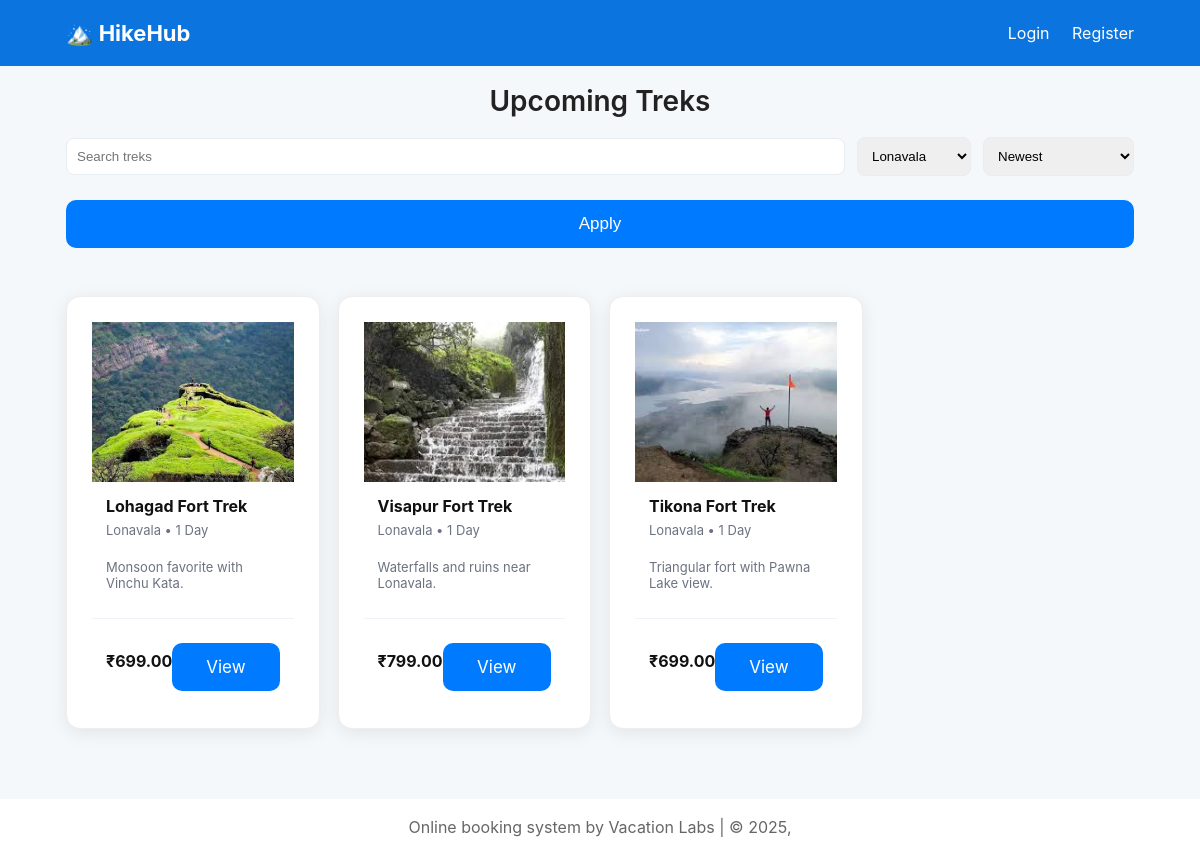
The app's page /list.php?location=Lonavala with its own data.
### tables this page shows
CREATE TABLE treks (id INT AUTO_INCREMENT PRIMARY KEY, title VARCHAR(255) NOT NULL, slug VARCHAR(255) UNIQUE NOT NULL, short_desc VARCHAR(512), long_desc TEXT, price DECIMAL(10,2) NOT NULL, location VARCHAR(150), duration VARCHAR(50), difficulty ENUM('Easy','Moderate','Hard') DEFAULT 'Moderate', start_dates TEXT, seats INT DEFAULT 0, is_featured TINYINT(1) DEFAULT 0, created_at TIMESTAMP DEFAULT CURRENT_TIMESTAMP);

### list.php (the view, shortened to what this page needs)
<?php
require 'db.php';
$search = $_GET['q'] ?? '';
$location = $_GET['location'] ?? '';
$sort = $_GET['sort'] ?? 'newest';
$where = ['1=1'];
$params = [];
$types = '';
if ($location !== '') {
    $where[] = 'location = ?';
    $params[] = $location;
    $types .= 's';
}
$where_sql = implode(' AND ', $where);
$order_by = 't.created_at DESC';
$sql = "
    SELECT
        t.id, t.title, t.short_desc, t.price, t.location, t.duration,
        (SELECT filename FROM trek_images WHERE trek_id=t.id AND is_cover=1 LIMIT 1) AS cover
    FROM treks t
    WHERE $where_sql
    ORDER BY $order_by
";
$stmt = $conn->prepare($sql);
if ($types) {
    $stmt->bind_param($types, ...$params);
}
$stmt->execute();
$res = $stmt->get_result();
$items = $res->fetch_all(MYSQLI_ASSOC);
include 'header.php';
?>
<h1 style="margin-top:18px">Upcoming Treks</h1>
<form method="get" class="controls">
  <input class="search-bar" name="q" placeholder="Search treks" value="<?=htmlspecialchars($search)?>">
  <select name="location">
      <option value="Lonavala" <?=($location=='Lonavala')?'selected':''?>>Lonavala</option>
  </select>
  <select name="sort">
      <option value="newest" <?=($sort=='newest')?'selected':''?>>Newest</option>
  </select>
  <button class="btn">Apply</button>
</form>
<div class="grid">
<?php foreach($items as $it): ?>
  <div class="card">
    <img src="images/<?=htmlspecialchars($it['cover'] ?: 'trek_1.jpg')?>" alt="">
    <div class="body">
      <h3 class="title"><?=htmlspecialchars($it['title'])?></h3>
      <div class="meta"><?=htmlspecialchars($it['location'])?> • <?=htmlspecialchars($it['duration'])?></div>
      <p class="small"><?=htmlspecialchars($it['short_desc'])?></p>
    </div>
    <div class="price-row">
      <div><strong>₹<?=number_format($it['price'], 2)?></strong></div>
      <a class="btn" href="trek.php?id=<?=$it['id']?>">View</a>
    </div>
  </div>
<?php endforeach; ?>
</div>
<?php include 'footer.php'; ?>

### styles.css (style rules this page uses)
:root { --accent:#0b74de;--muted:#6b7280 }
* { box-sizing:border-box }
body { font-family:Inter,system-ui,-apple-system,Segoe UI,Roboto,Arial;margin:0;background:#f5f8fb;color:#111 }
.controls { display:flex;gap:12px;align-items:center;margin:18px 0;flex-wrap:wrap }
.controls input, .controls select { padding:10px;border-radius:8px;border:1px solid #e6edf3 }
.grid { display:grid;grid-template-columns:repeat(auto-fill,minmax(250px,1fr));gap:18px;margin-top:12px }
.card { background:#fff;border-radius:12px;overflow:hidden;box-shadow:0 8px 26px rgba(12,16,32,0.06);display:flex;flex-direction:column }
.card img { width:100%;height:160px;object-fit:cover }
.card .body { padding:14px;flex:1;display:flex;flex-direction:column }
.title { font-weight:700;margin:0 0 6px;font-size:16px }
.meta { font-size:13px;color:var(--muted);margin-bottom:8px }
.price-row { display:flex;justify-content:space-between;align-items:center;padding:12px 14px;border-top:1px solid #f0f2f7 }
.btn { background:var(--accent);color:#fff;padding:8px 12px;border-radius:8px;text-decoration:none }
.small { font-size:13px;color:var(--muted) }
.search-bar { flex:1;min-width:200px }
h1 { text-align: center; margin-top: 20px; font-size: 28px; color: #222; font-weight: 600; }
.card { background: #ffffff; padding: 25px; margin: 30px auto; max-width: 600px; border-radius: 14px; box-shadow: 0 4px 18px rgba(0,0,0,0.08); border: 1px solid #eee; }
.btn { width: 100%; display: block; background: #007bff; color: #fff; padding: 14px; text-align: center; border: none; border-radius: 10px; font-size: 17px; cursor: pointer; margin-top: 12px; transition: 0.25s ease; }

### records on screen
treks: shows a picture, title "Lohagad Fort Trek", location "Lonavala", duration "1 Day", short_desc "Monsoon favorite with Vinchu Kata.", price "699.00"
treks: shows a picture, title "Visapur Fort Trek", location "Lonavala", duration "1 Day", short_desc "Waterfalls and ruins near Lonavala.", price "799.00"
treks: shows a picture, title "Tikona Fort Trek", location "Lonavala", duration "1 Day", short_desc "Triangular fort with Pawna Lake view.", price "699.00"
